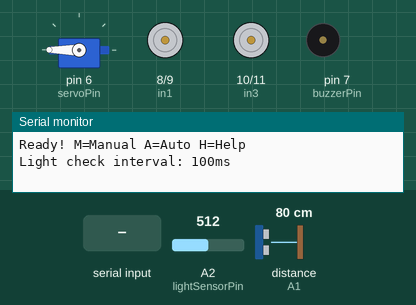
The sketch below on a simulated Arduino Uno, built with avr-gcc and run on an emulated ATmega328P. Parts: servo, motor-driver pin pairs drawn as motors (green arrow = first pin HIGH = forward, orange = second pin HIGH = backward, longer = more drive, scaled by the enable pin), buzzer (waves = sounding), the last lines printed to the serial monitor. Wiring (inferred from the names in the program): ultrasonic range finder: trigger A0; echo A1. Inputs (shaded band) come from the test bench; at power-on: A2 (lightSensorPin) = 512, distance to the obstacle (sensor on A1) 80 cm. The echo pulse lasts 58.3 µs per cm; EEPROM starts erased.

Above: at 1.5 s.
1.6 s: A2 (lightSensorPin) set to 888
At 2.58 s:
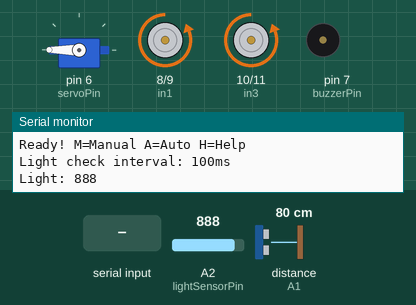
5.1 s: A2 (lightSensorPin) set to 910
At 6.8 s:
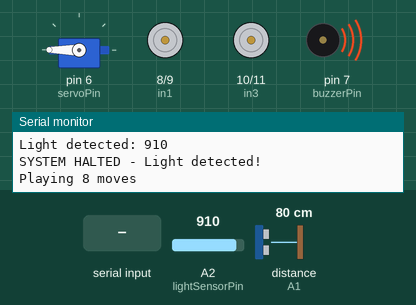
9.9 s: "AL90\n" received over Serial
At 14.01 s:
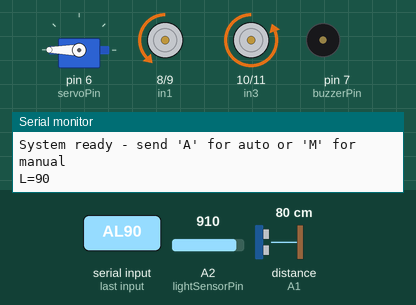
Timing chart, 0 to 20.7 s (numbered marks = the images above; inputs shaded):
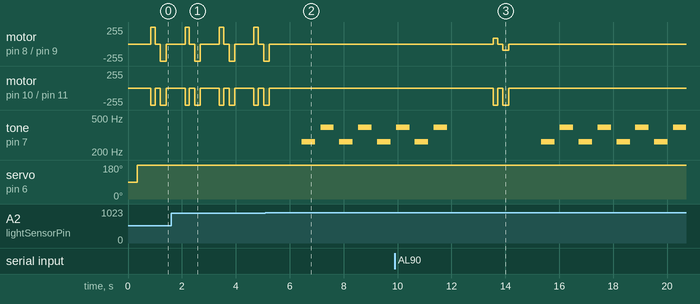

The sketch:

maze_car.ino
```cpp
#include <Servo.h>
#include <EEPROM.h>

#define enA 5
#define in1 8
#define in2 9
#define enB 4
#define in3 10
#define in4 11

const int servoPin = 6;
const int trigPin = A0;
const int echoPin = A1;
const int lightSensorPin = A2;
const int buzzerPin = 7;

Servo myServo;

const int lightThreshold = 900;
volatile bool systemHalted = false;
bool isAutonomous = true;

unsigned long lastLightCheck = 0;
const unsigned long lightCheckInterval = 100;

int moveCount = 0;
const int maxMoves = 100;
const int eepromStartAddress = 0;

int leftMotorSpeed = 255;
int rightMotorSpeed = 128;
int moveDelay = 200;
int turnDelay = 150;
int spinDelay = 260;

void setup() {
  Serial.begin(9600);
  myServo.attach(servoPin);

  pinMode(trigPin, OUTPUT);
  pinMode(echoPin, INPUT);
  pinMode(buzzerPin, OUTPUT);
  pinMode(in1, OUTPUT);
  pinMode(in2, OUTPUT);
  pinMode(enA, OUTPUT);
  pinMode(in3, OUTPUT);
  pinMode(in4, OUTPUT);
  pinMode(enB, OUTPUT);

  analogWrite(buzzerPin, 0);
  clearMoveHistory();

  lastLightCheck = millis();

  Serial.println(F("Ready! M=Manual A=Auto H=Help"));
  Serial.print(F("Light check interval: "));
  Serial.print(lightCheckInterval);
  Serial.println(F("ms"));
}

void printHelp() {
  Serial.println(F("AL###=LMotor AR###=RMotor AB###=Both"));
  Serial.println(F("DM###=MoveTime DT###=TurnTime DS###=SpinTime"));
  Serial.println(F("LI###=LightInterval C=Settings H=Help F/L/R/S=Move"));
}

void showSettings() {
  Serial.print(F("L:"));
  Serial.print(leftMotorSpeed);
  Serial.print(F(" R:"));
  Serial.print(rightMotorSpeed);
  Serial.print(F(" M:"));
  Serial.print(moveDelay);
  Serial.print(F(" T:"));
  Serial.print(turnDelay);
  Serial.print(F(" S:"));
  Serial.print(spinDelay);
  Serial.print(F(" LI:"));
  Serial.println(lightCheckInterval);
}

void handleCalibration(String cmd) {
  int val = cmd.substring(2).toInt();

  if (cmd.startsWith("AL") && val <= 255) {
    leftMotorSpeed = val;
    Serial.print(F("L="));
    Serial.println(val);
  } else if (cmd.startsWith("AR") && val <= 255) {
    rightMotorSpeed = val;
    Serial.print(F("R="));
    Serial.println(val);
  } else if (cmd.startsWith("AB") && val <= 255) {
    leftMotorSpeed = rightMotorSpeed = val;
    Serial.print(F("Both="));
    Serial.println(val);
  } else if (cmd.startsWith("DM") && val <= 5000) {
    moveDelay = val;
    Serial.print(F("Move="));
    Serial.println(val);
  } else if (cmd.startsWith("DT") && val <= 5000) {
    turnDelay = val;
    Serial.print(F("Turn="));
    Serial.println(val);
  } else if (cmd.startsWith("DS") && val <= 5000) {
    spinDelay = val;
    Serial.print(F("Spin="));
    Serial.println(val);
  } else if (cmd.startsWith("LI") && val >= 50 && val <= 2000) {
    const_cast<unsigned long&>(lightCheckInterval) = val;
    Serial.print(F("LightInterval="));
    Serial.println(val);
  }
}

long readDistanceCM() {
  digitalWrite(trigPin, LOW);
  delayMicroseconds(2);
  digitalWrite(trigPin, HIGH);
  delayMicroseconds(10);
  digitalWrite(trigPin, LOW);

  long duration = pulseIn(echoPin, HIGH);
  return duration * 0.034 / 2;
}

void checkLightSensorTimed() {
  unsigned long currentTime = millis();

  if (currentTime - lastLightCheck >= lightCheckInterval) {
    int lightLevel = analogRead(lightSensorPin);

    Serial.print(F("Light: "));
    Serial.println(lightLevel);

    if (lightLevel > lightThreshold && !systemHalted) {
      Serial.print(F("Light detected: "));
      Serial.println(lightLevel);
      haltSystem();
    }

    lastLightCheck = currentTime;
  }
}

void storeMoveInEEPROM(char move) {
  if (moveCount < maxMoves) {
    EEPROM.write(eepromStartAddress + moveCount, move);
    moveCount++;
  }
}

void clearMoveHistory() {
  moveCount = 0;
  for (int i = 0; i < maxMoves; i++) {
    EEPROM.write(eepromStartAddress + i, 0);
  }
}

void playMoveSequence() {
  Serial.print(F("Playing "));
  Serial.print(moveCount);
  Serial.println(F(" moves"));

  for (int i = 0; i < moveCount; i++) {
    char move = EEPROM.read(eepromStartAddress + i);
    int freq;

    switch (move) {
      case 'L': freq = 262; break;
      case 'R': freq = 330; break;
      case 'F': freq = 392; break;
      case 'S': freq = 523; break;
      default: freq = 220; break;
    }

    tone(buzzerPin, freq);
    delay(500);
    noTone(buzzerPin);
    delay(200);

    checkLightSensorTimed();
  }
}

void haltSystem() {
  systemHalted = true;
  stopMotors();
  Serial.println(F("SYSTEM HALTED - Light detected!"));
  delay(1000);
  playMoveSequence();

  Serial.println(F("System ready - send 'A' for auto or 'M' for manual"));
  systemHalted = false;
}

void stopMotors() {
  digitalWrite(in1, LOW);
  digitalWrite(in2, LOW);
  digitalWrite(in3, LOW);
  digitalWrite(in4, LOW);
  analogWrite(enA, 0);
  analogWrite(enB, 0);
}

void moveForward() {
  digitalWrite(in1, LOW);
  digitalWrite(in2, HIGH);
  digitalWrite(in3, LOW);
  digitalWrite(in4, HIGH);
  analogWrite(enA, leftMotorSpeed);
  analogWrite(enB, rightMotorSpeed);
  storeMoveInEEPROM('F');
}

void turnLeft() {
  digitalWrite(in1, HIGH);
  digitalWrite(in2, LOW);
  digitalWrite(in3, LOW);
  digitalWrite(in4, HIGH);
  analogWrite(enA, leftMotorSpeed);
  analogWrite(enB, rightMotorSpeed);
  storeMoveInEEPROM('L');
}

void turnRight() {
  digitalWrite(in1, LOW);
  digitalWrite(in2, HIGH);
  digitalWrite(in3, HIGH);
  digitalWrite(in4, LOW);
  analogWrite(enA, leftMotorSpeed);
  analogWrite(enB, rightMotorSpeed);
  storeMoveInEEPROM('R');
}

void spin180InPlace() {
  storeMoveInEEPROM('S');
  digitalWrite(in1, LOW);
  digitalWrite(in2, HIGH);
  digitalWrite(in3, HIGH);
  digitalWrite(in4, LOW);
  analogWrite(enA, leftMotorSpeed);
  analogWrite(enB, rightMotorSpeed);

  unsigned long spinStart = millis();
  while (millis() - spinStart < spinDelay) {
    checkLightSensorTimed();
    delay(10);
  }

  stopMotors();
  delay(200);
}

void processCommands() {
  if (Serial.available()) {
    String cmd = Serial.readString();
    cmd.trim();

    if (cmd.length() == 1) {
      char c = cmd.charAt(0);

      switch (c) {
        case 'M': case 'm':
          isAutonomous = false;
          systemHalted = false;
          Serial.println(F("Manual mode"));
          break;
        case 'A': case 'a':
          isAutonomous = true;
          systemHalted = false;
          Serial.println(F("Autonomous mode"));
          break;
        case 'F': case 'f':
          if (!isAutonomous && !systemHalted) {
            moveForward();
            delay(moveDelay);
            stopMotors();
            delay(200);
          }
          break;
        case 'L': case 'l':
          if (!isAutonomous && !systemHalted) {
            turnLeft();
            delay(turnDelay+10);
            stopMotors();
            delay(200);
          }
          break;
        case 'R': case 'r':
          if (!isAutonomous && !systemHalted) {
            turnRight();
            delay(turnDelay);
            stopMotors();
            delay(200);
          }
          break;
        case 'S': case 's':
          if (!isAutonomous && !systemHalted) {
            spin180InPlace();
          }
          break;
        case 'C': case 'c':
          showSettings();
          break;
        case 'H': case 'h':
          printHelp();
          break;
      }
    } else if (cmd.length() > 2) {
      cmd.toUpperCase();
      handleCalibration(cmd);
    }
  }
}

void loop() {
  checkLightSensorTimed();

  processCommands();

  if (systemHalted || !isAutonomous) return;

  long distance;

  // Check left
  myServo.write(180);
  delay(500);
  distance = readDistanceCM();

  if (distance > 20) {
    turnLeft();
    delay(turnDelay+10);
    stopMotors();
    delay(200);
    moveForward();
    delay(moveDelay+10);
    stopMotors();
    delay(200);
    return;
  }

  // Check front
  myServo.write(90);
  delay(500);
  distance = readDistanceCM();

  if (distance > 20) {
    moveForward();
    delay(moveDelay);
    stopMotors();
    delay(200);
    return;
  }

  // Check right
  myServo.write(0);
  delay(500);
  distance = readDistanceCM();

  if (distance > 20) {
    turnRight();
    delay(turnDelay);
    stopMotors();
    delay(200);
    moveForward();
    delay(moveDelay);
    stopMotors();
    delay(200);
    return;
  } else { //All paths blocked
    spin180InPlace();
    delay(200);
    return;
  }

  stopMotors();
}
```

Measured:
- the behaviour switches between 900 and 901 on A2 (lightSensorPin) (found by bisection; images 1 and 2)
- after the input at 5.1 s, motor on pin 8 (in1) / pin 9 (in2), motor on pin 10 (in3) / pin 11 (in4): goes on until 5.2 s, then stays stopped; tone on pin 7 (buzzerPin): silent → 262 Hz after 1.3 s, then repeats every 1.4 s: silent 0.20 s, 392 Hz 0.50 s, silent 0.20 s, 262 Hz 0.50 s
- by itself, motor on pin 8 (in1) / pin 9 (in2): repeats every 1.3 s: stopped 0.20 s, backward 255/255 0.21 s, stopped 0.71 s, forward 255/255 0.16 s
- by itself, motor on pin 10 (in3) / pin 11 (in4): repeats every 1.3 s: stopped 0.20 s, backward 255/255 0.21 s, stopped 0.71 s, backward 255/255 0.16 s
